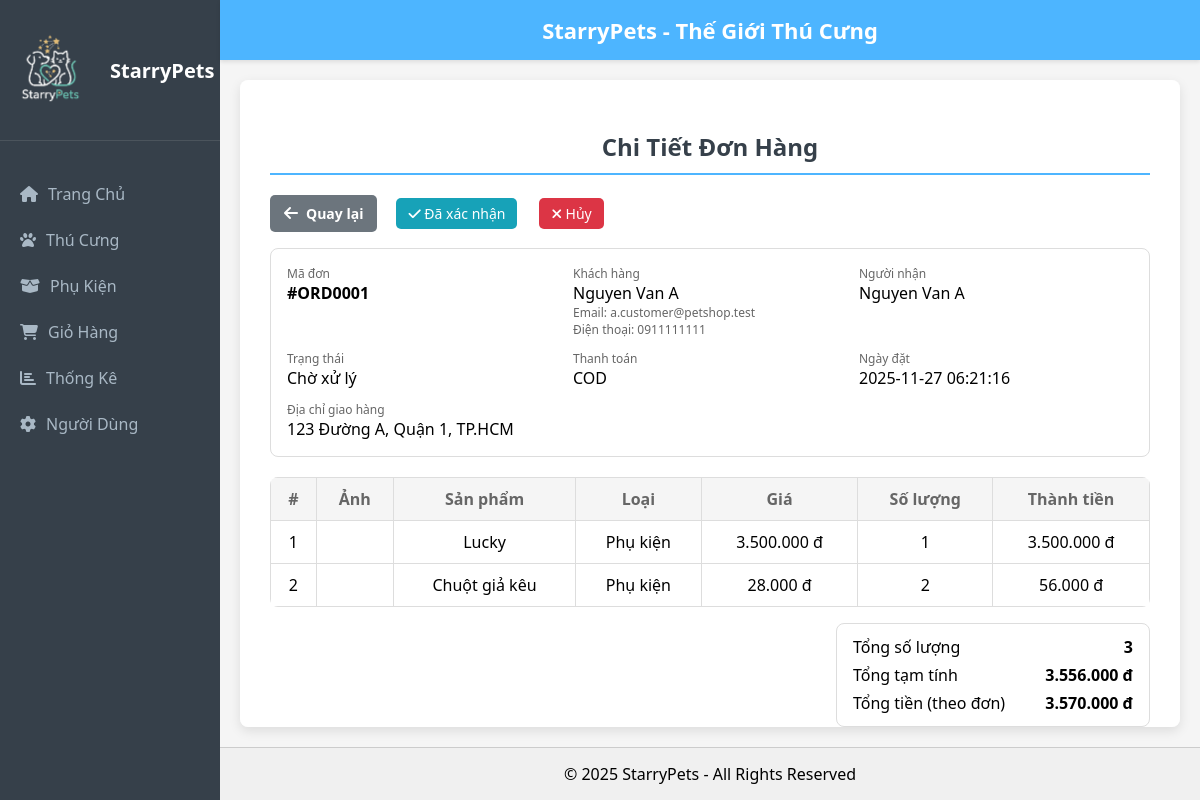
Page /admin/index.php?p=chi_tiet_don_hang&id=1 on the committed database.
### tables this page shows
CREATE TABLE orders (
  id INT AUTO_INCREMENT PRIMARY KEY,
  user_id INT NOT NULL,
  order_code VARCHAR(20) NOT NULL UNIQUE,
  recipient_name VARCHAR(100) NOT NULL,
  total_amount DECIMAL(12,2) NOT NULL DEFAULT 0.00,
  status ENUM('PENDING','CONFIRMED','SHIPPED','COMPLETED','CANCELED') NOT NULL DEFAULT 'PENDING',
  payment_method ENUM('COD','BANK','VNPAY','MOMO') NOT NULL DEFAULT 'COD',
  shipping_address VARCHAR(255) NOT NULL,
  phone VARCHAR(20),
  notes TEXT,
  created_at TIMESTAMP DEFAULT CURRENT_TIMESTAMP,
  updated_at TIMESTAMP DEFAULT CURRENT_TIMESTAMP ON UPDATE CURRENT_TIMESTAMP,
  CONSTRAINT fk_orders_user FOREIGN KEY(user_id) REFERENCES users(id) ON DELETE RESTRICT ON UPDATE CASCADE,
  INDEX idx_orders_user (user_id),
  INDEX idx_orders_status (status)
);

CREATE TABLE users (
  id INT AUTO_INCREMENT PRIMARY KEY,
  full_name VARCHAR(100) NOT NULL,
  email VARCHAR(120) NOT NULL UNIQUE,
  password_hash VARCHAR(255) NOT NULL,
  phone VARCHAR(20),
  role ENUM('ADMIN','CUSTOMER') NOT NULL DEFAULT 'CUSTOMER',
  status ENUM('ACTIVE','INACTIVE') NOT NULL DEFAULT 'ACTIVE',
  created_at TIMESTAMP DEFAULT CURRENT_TIMESTAMP,
  updated_at TIMESTAMP DEFAULT CURRENT_TIMESTAMP ON UPDATE CURRENT_TIMESTAMP
);

CREATE TABLE order_details (
  id INT AUTO_INCREMENT PRIMARY KEY,
  order_id INT NOT NULL,
  item_type ENUM('PET','ACCESSORY') NOT NULL,
  item_id INT NOT NULL,
  quantity INT NOT NULL DEFAULT 1,
  unit_price DECIMAL(10,2) NOT NULL,
  line_total DECIMAL(12,2) NOT NULL,
  created_at TIMESTAMP DEFAULT CURRENT_TIMESTAMP,
  CONSTRAINT fk_order_details_order FOREIGN KEY(order_id) REFERENCES orders(id) ON DELETE CASCADE ON UPDATE CASCADE,
  INDEX idx_order_details_order (order_id),
  INDEX idx_order_details_item (item_type, item_id)
);

### admin/chi_tiet_don_hang.php (the view, shortened to what this page needs)
<?php
require_once __DIR__ . '/../connect.php';
$order_id = isset($_GET['id']) ? (int)$_GET['id'] : (isset($_GET['order_id']) ? (int)$_GET['order_id'] : 0);
$sqlOrder = "SELECT o.id, o.order_code, o.user_id, u.full_name, u.email, u.phone,
                    o.recipient_name, o.total_amount, o.status, o.payment_method, o.shipping_address, o.notes, o.created_at
             FROM orders o
             LEFT JOIN users u ON u.id = o.user_id
             WHERE o.id = ?";
$stmt = $conn->prepare($sqlOrder);
$stmt->bind_param('i', $order_id);
$stmt->execute();
$res = $stmt->get_result();
$order = $res->fetch_assoc();
$sqlItems = "SELECT
    od.id,
    od.item_type,
    od.item_id,
    od.quantity,
    (
      CASE od.item_type
        WHEN 'pet' THEN (SELECT p.name FROM pets p WHERE p.id = od.item_id)
        WHEN 'accessory' THEN (SELECT a.name FROM accessories a WHERE a.id = od.item_id)
        ELSE NULL
      END
    ) AS item_name,
    (
      CASE od.item_type
        WHEN 'pet' THEN (SELECT p.price FROM pets p WHERE p.id = od.item_id)
        WHEN 'accessory' THEN (SELECT a.price FROM accessories a WHERE a.id = od.item_id)
        ELSE 0
      END
    ) AS item_price,
    (
      SELECT i.image_url FROM images i
      WHERE i.item_type = od.item_type AND i.item_id = od.item_id AND i.is_primary = 1
      ORDER BY i.display_order ASC, i.id ASC
      LIMIT 1
    ) AS image_url
  FROM order_details od
  WHERE od.order_id = ?
  ORDER BY od.id ASC";
$stmt = $conn->prepare($sqlItems);
$stmt->bind_param('i', $order_id);
$stmt->execute();
$res = $stmt->get_result();
$items = $res->fetch_all(MYSQLI_ASSOC);
$totalQty = 0; $computedTotal = 0.0;
foreach ($items as $it) {
    $qty = (int)($it['quantity'] ?? 0);
    $price = (float)($it['item_price'] ?? 0);
    $totalQty += $qty;
    $computedTotal += ($price * $qty);
}
function admin_image_path($url) {
    $url = trim($url);
    return '../' . ltrim($url, '/');
}
$statusLabel = [
    'PENDING' => 'Chờ xử lý',
    'CONFIRMED' => 'Đã xác nhận',
    'SHIPPED' => 'Đang giao',
    'COMPLETED' => 'Đã hoàn thành',
    'CANCELED' => 'Đã hủy'
];
?>
<h2 class="page-title">Chi Tiết Đơn Hàng</h2>
<div style="display:flex; gap:16px; flex-wrap:wrap; margin-bottom:16px;">
  <a href="index.php?p=donhang" class="btn-add" style="background:#6c757d;">
    <i class="fas fa-arrow-left"></i> Quay lại
  </a>
  <?php if ($order['status'] === 'PENDING'): ?>
    <a href="capnhat_trangthai_donhang.php?id=<?php echo urlencode($order['id']); ?>&status=CONFIRMED" class="btn-edit" style="background-color:#17a2b8;" onclick="return confirm('Chuyển sang Đã xác nhận?');">
      <i class="fas fa-check"></i> Đã xác nhận
    </a>
    <a href="capnhat_trangthai_donhang.php?id=<?php echo urlencode($order['id']); ?>&status=CANCELED" class="btn-delete" onclick="return confirm('Hủy đơn hàng?');">
      <i class="fas fa-times"></i> Hủy
    </a>
  <?php elseif ($order['status'] === 'CONFIRMED'): ?>
    <a href="capnhat_trangthai_donhang.php?id=<?php echo urlencode($order['id']); ?>&status=SHIPPED" class="btn-edit" style="background-color:#ffc107;" onclick="return confirm('Chuyển sang Đang giao?');">
      <i class="fas fa-truck"></i> Giao hàng
    </a>
  <?php elseif ($order['status'] === 'SHIPPED'): ?>
    <a href="capnhat_trangthai_donhang.php?id=<?php echo urlencode($order['id']); ?>&status=COMPLETED" class="btn-edit" style="background-color:#28a745;" onclick="return confirm('Đánh dấu Đã hoàn thành?');">
      <i class="fas fa-check"></i> Hoàn thành
    </a>
  <?php endif; ?>
</div>
<div style="border:1px solid #ddd; border-radius:8px; padding:16px; background:#fff; margin-bottom:20px;">
  <div style="display:grid; grid-template-columns: repeat(auto-fit, minmax(240px, 1fr)); gap:12px;">
    <div>
      <div style="font-size:12px; color:#666;">Mã đơn</div>
      <div style="font-weight:600; font-size:16px;">#<?php echo htmlspecialchars($order['order_code'] ?: $order['id']); ?></div>
    </div>
    <div>
      <div style="font-size:12px; color:#666;">Khách hàng</div>
      <div><?php echo htmlspecialchars($order['full_name'] ?? ''); ?></div>
      <div style="font-size:12px; color:#666;">Email: <?php echo htmlspecialchars($order['email'] ?? ''); ?></div>
      <div style="font-size:12px; color:#666;">Điện thoại: <?php echo htmlspecialchars($order['phone'] ?? ''); ?></div>
    </div>
    <div>
      <div style="font-size:12px; color:#666;">Người nhận</div>
      <div><?php echo htmlspecialchars($order['recipient_name'] ?? ''); ?></div>
    </div>
    <div>
      <div style="font-size:12px; color:#666;">Trạng thái</div>
      <div><?php echo $statusLabel[$order['status']] ?? $order['status']; ?></div>
    </div>
    <div>
      <div style="font-size:12px; color:#666;">Thanh toán</div>
      <div><?php echo htmlspecialchars($order['payment_method'] ?? ''); ?></div>
    </div>
    <div>
      <div style="font-size:12px; color:#666;">Ngày đặt</div>
      <div><?php echo htmlspecialchars($order['created_at'] ?? ''); ?></div>
    </div>
    <div>
      <div style="font-size:12px; color:#666;">Địa chỉ giao hàng</div>
      <div><?php echo htmlspecialchars($order['shipping_address'] ?? ''); ?></div>
    </div>
  </div>
</div>
<table class="pet-table">
  <thead>
    <tr>
      <th>#</th>
      <th>Ảnh</th>
      <th>Sản phẩm</th>
      <th>Loại</th>
      <th>Giá</th>
      <th>Số lượng</th>
      <th>Thành tiền</th>
    </tr>
  </thead>
  <tbody>
    <?php if (empty($items)): ?>
      <tr><td colspan="7">Đơn hàng chưa có sản phẩm.</td></tr>
    <?php else: ?>
      <?php foreach ($items as $idx => $it):
        $img = admin_image_path($it['image_url'] ?? '');
        $price = (float)($it['item_price'] ?? 0);
        $qty = (int)($it['quantity'] ?? 0);
        $line = $price * $qty;
      ?>
      <tr>
        <td><?php echo $idx + 1; ?></td>
        <td><?php if ($img): ?><img src="<?php echo htmlspecialchars($img); ?>" alt="" style="width:64px;height:64px;object-fit:cover;border-radius:6px;" onerror="this.style.display='none'" /><?php endif; ?></td>
        <td><?php echo htmlspecialchars($it['item_name'] ?? ''); ?></td>
        <td><?php echo ($it['item_type'] === 'pet') ? 'Thú cưng' : 'Phụ kiện'; ?></td>
        <td><?php echo number_format($price, 0, ',', '.'); ?> đ</td>
        <td><?php echo number_format($qty, 0, ',', '.'); ?></td>
        <td><?php echo number_format($line, 0, ',', '.'); ?> đ</td>
      </tr>
      <?php endforeach; ?>
    <?php endif; ?>
  </tbody>
</table>
<div style="margin-top: 16px; display:flex; justify-content:flex-end;">
  <div style="border:1px solid #ddd; border-radius:8px; padding:12px 16px; background:#fff; min-width:280px;">
    <div style="display:flex; justify-content:space-between; margin-bottom:6px;">
      <span>Tổng số lượng</span>
      <strong><?php echo number_format($totalQty, 0, ',', '.'); ?></strong>
    </div>
    <div style="display:flex; justify-content:space-between; margin-bottom:6px;">
      <span>Tổng tạm tính</span>
      <strong><?php echo number_format($computedTotal, 0, ',', '.'); ?> đ</strong>
    </div>
    <div style="display:flex; justify-content:space-between;">
      <span>Tổng tiền (theo đơn)</span>
      <strong><?php echo number_format((float)($order['total_amount'] ?? $computedTotal), 0, ',', '.'); ?> đ</strong>
    </div>
  </div>
</div>

### admin/index.php (shortened to what this page needs)
<!DOCTYPE html>
<html lang="vi">
<head>
<?php
$base = rtrim(dirname(dirname($_SERVER['SCRIPT_NAME'])), '\\/');
?>
<link rel="stylesheet" href="<?php echo $base; ?>/assets/css/styleadmin.css">
<link rel="stylesheet" href="https://cdnjs.cloudflare.com/ajax/libs/font-awesome/6.4.0/css/all.min.css">
</head>
<body>
<div id="container">
    <div id="sidebar">
        <div id="logo">
            <img src="../assets/images/logo1.png" >
            <span>StarryPets</span>
        </div>
        <?php include('menu.php'); ?>
    </div>
    <div id="main-area">
        <div id="banner">StarryPets - Thế Giới Thú Cưng</div>
        <div id="main-content">
            <?php
                $page = isset($_GET['p']) ? $_GET['p'] : 'main';
                $valid_pages = ['main', 'thucung', 'phukien', 'donhang','thongke','user', 'them_thucung','sua_thucung','them_phukien','sua_phukien','order_history','chi_tiet_don_hang'];
                if (in_array($page, $valid_pages)) {
                    include($page . '.php');
                } else {
                    include('main.php');
                }
            ?>
        </div>
        <div id="footer">© 2025 StarryPets - All Rights Reserved</div>
    </div>
</div>
</body>
</html>

### admin/menu.php
<ul id="main-menu">
    <li class="<?php echo (!isset($_GET['p']) || $_GET['p']=='main') ? 'active':''; ?>">
        <a href="index.php"><i class="fas fa-home"></i> Trang Chủ</a>
    </li>
    <li class="<?php echo (isset($_GET['p']) && $_GET['p']=='thucung') ? 'active':''; ?>">
        <a href="index.php?p=thucung"><i class="fas fa-paw"></i> Thú Cưng</a>
    </li>
    <li class="<?php echo (isset($_GET['p']) && $_GET['p']=='phukien') ? 'active':''; ?>">
        <a href="index.php?p=phukien"><i class="fas fa-box-open"></i> Phụ Kiện</a>
    </li>
    <li class="<?php echo (isset($_GET['p']) && $_GET['p']=='donhang') ? 'active':''; ?>">
        <a href="index.php?p=donhang"><i class="fas fa-shopping-cart"></i> Giỏ Hàng</a>
    </li>
    <li class="<?php echo (isset($_GET['p']) && $_GET['p']=='thongke') ? 'active':''; ?>">
        <a href="index.php?p=thongke"><i class="fas fa-chart-bar"></i> Thống Kê</a>
    </li>
    <li class="<?php echo (isset($_GET['p']) && $_GET['p']=='user') ? 'active':''; ?>">
        <a href="index.php?p=user"><i class="fas fa-cog"></i> Người Dùng</a>
    </li>
</ul>

### assets/css/styleadmin.css (style rules this page uses)
html, body { height: 100%; margin: 0; font-family: 'Segoe UI', Tahoma, Geneva, Verdana, sans-serif; background-color: #f5f5f5; }
#container { display: flex; height: 100vh; }
#sidebar { width: 220px; background-color: #36404A; color: #fff; display: flex; flex-direction: column; padding-top: 20px; }
#logo { display: flex; align-items: center; padding: 0 20px 20px 0; border-bottom: 1px solid rgba(255,255,255,0.1); margin-bottom: 10px; }
#logo img { width: 100px; height: 100px; margin-right: 10px; }
#logo span { font-size: 20px; font-weight: bold; }
#main-menu { list-style: none; padding:0; margin-top: 20px; flex-grow: 1; display: flex; flex-direction: column; justify-content: flex-start; }
#main-menu li a { display: flex; align-items: center; padding: 12px 20px; text-decoration: none; color: #A9B8C5; font-size: 16px; transition: background-color 0.3s; }
#main-menu li a i { margin-right: 10px; }
#main-area { flex-grow: 1; display: flex; flex-direction: column; }
#banner { background-color: #4DB5FF; height: 60px; text-align: center; line-height: 60px; color: #fff; font-size: 22px; font-weight: bold; box-shadow: 0 2px 4px rgba(0,0,0,0.1); flex-shrink: 0; }
#main-content { flex-grow: 1; background: #fff; margin: 20px; padding: 30px; border-radius: 8px; box-shadow: 0 4px 12px rgba(0,0,0,0.1); overflow-y: auto; }
#footer { background-color: #f0f0f0; padding: 15px; border-top: 1px solid #ccc; text-align: center; flex-shrink: 0; }
.page-title { font-size: 24px; color: #333; margin-bottom: 20px; font-weight: 600; }
.btn-add { background: #4DB5FF; color: white; padding: 10px 15px; text-decoration: none; border-radius: 6px; font-weight: bold; }
.pet-table { width: 100%; border-collapse: collapse; background: white; border-radius: 8px; overflow: hidden; }
.pet-table th { background: #f0f4f8; padding: 12px; text-align: left; font-weight: bold; color: #666; border-bottom: 1px solid #ddd; }
.pet-table td { padding: 12px; border-bottom: 1px solid #eee; }
.btn-edit, .btn-delete { padding: 6px 12px; text-decoration: none; border-radius: 5px; font-size: 14px; }
.btn-edit { background: #2ecc71; color: white; }
.btn-delete { background: #e74c3c; color: white; margin-left: 5px; }
.page-title { color: #36404A; font-size: 24px; font-weight: 600; padding-bottom: 10px; border-bottom: 2px solid #4DB5FF; margin-bottom: 20px; text-align: center; }
.btn-add { background-color: #2ECC71; color: white; padding: 10px 15px; border-radius: 4px; text-decoration: none; font-weight: 600; font-size: 14px; transition: background-color 0.3s; display: flex; align-items: center; }
.btn-add i { margin-right: 8px; font-size: 16px; }
.pet-table { width: 100%; border-collapse: collapse; background: #ffffff; }
.pet-table th, .pet-table td { padding: 10px; border: 1px solid #ddd; text-align: center; }
.pet-table th { background: #f5f5f5; font-weight: bold; }
.btn-edit, .btn-delete, .btn-copy { padding: 6px 12px; border-radius: 5px; color: white; text-decoration: none; margin: 3px; display: inline-block; }
.btn-edit { background: #007bff; }
.btn-delete { background: #dc3545; }
.btn-add { background: #28a745; color: white; padding: 8px 14px; border-radius: 5px; text-decoration: none; }

### rows in the picture
orders: order_code "ORD0001", user.full_name "Nguyen Van A", user.email "a.customer@petshop.test", user.phone "0911111111", recipient_name "Nguyen Van A", status "Chờ xử lý", payment_method "COD", created_at "2025-11-27 06:21:16", shipping_address "123 Đường A, Quận 1, TP.HCM", total_amount "3.570.000"
order_details: item_name "Lucky", item_type "Phụ kiện", price "3.500.000", quantity "1", line "3.500.000"
order_details: item_name "Chuột giả kêu", item_type "Phụ kiện", price "28.000", quantity "2", line "56.000"

### other values in the picture
$totalQty "3"
$computedTotal "3.556.000"
